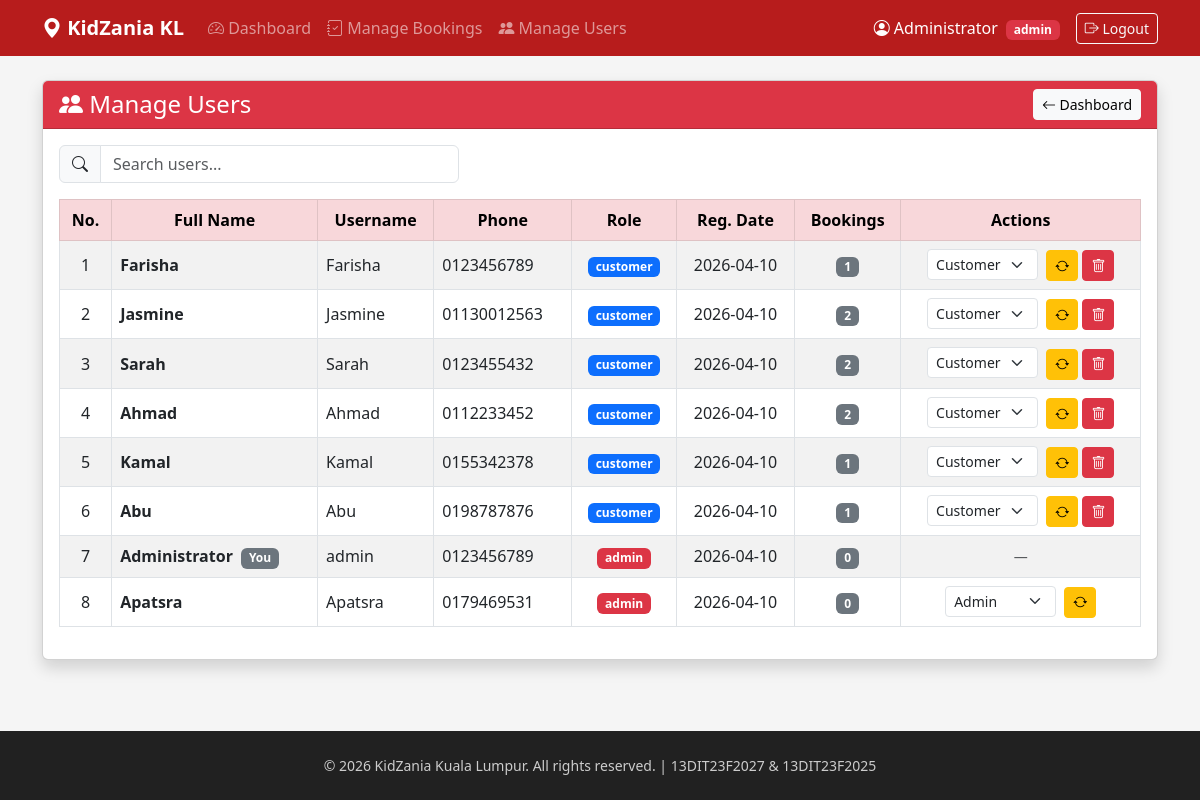
/admin_users.php (signed in), run on the app's committed database.
### tables this page shows
CREATE TABLE `users` (
  `id` int(11) NOT NULL,
  `fullname` varchar(100) NOT NULL,
  `username` varchar(50) NOT NULL,
  `password` varchar(255) NOT NULL,
  `phone` varchar(20) NOT NULL,
  `role` enum('customer','admin') DEFAULT 'customer',
  `regdate` date NOT NULL
);

### admin_users.php (the view, shortened to what this page needs)
<?php
require 'db_connect.php';
$result = $conn->query(
    "SELECT u.*,
            (SELECT COUNT(*) FROM bookings b WHERE b.user_id = u.id) AS total_bookings
     FROM users u
     ORDER BY u.role ASC, u.id ASC"
);
?>
<!DOCTYPE html>
<html lang="en">
<head>
    <link href="https://cdn.jsdelivr.net/npm/bootstrap@5.3.0/dist/css/bootstrap.min.css" rel="stylesheet">
    <link rel="stylesheet" href="https://cdn.jsdelivr.net/npm/bootstrap-icons@1.11.0/font/bootstrap-icons.css">
</head>
<body>
<?php include 'navbar.php'; ?>
<main class="container mt-4 mb-4">
<div class="card shadow">
    <div class="card-header bg-danger text-white d-flex justify-content-between align-items-center">
        <h4 class="mb-0">
            <i class="bi bi-people-fill"></i> Manage Users
        </h4>
        <a href="admin_dashboard.php" class="btn btn-light btn-sm">
            <i class="bi bi-arrow-left"></i> Dashboard
        </a>
    </div>
    <div class="card-body">
        <div class="mb-3">
            <div class="input-group" style="max-width: 400px">
                <span class="input-group-text"><i class="bi bi-search"></i></span>
                <input type="text" id="userSearch" class="form-control"
                       placeholder="Search users...">
            </div>
        </div>
        <div class="table-responsive">
        <table class="table table-striped table-bordered table-hover align-middle" id="usersTable">
            <thead class="table-danger text-center">
                <tr>
                    <th>No.</th>
                    <th>Full Name</th>
                    <th>Username</th>
                    <th>Phone</th>
                    <th>Role</th>
                    <th>Reg. Date</th>
                    <th>Bookings</th>
                    <th>Actions</th>
                </tr>
            </thead>
            <tbody id="usersBody">
            <?php
            $no = 1;
            while ($row = $result->fetch_assoc()):
            ?>
            <tr>
                <td class="text-center"><?= $no++ ?></td>
                <td>
                    <strong><?= htmlspecialchars($row['fullname']) ?></strong>
                    <?php if ($row['id'] == $_SESSION['user_id']): ?>
                    <span class="badge bg-secondary ms-1">You</span>
                    <?php endif; ?>
                </td>
                <td><?= htmlspecialchars($row['username']) ?></td>
                <td><?= htmlspecialchars($row['phone']) ?></td>
                <td class="text-center">
                    <span class="badge <?= $row['role'] == 'admin' ? 'bg-danger' : 'bg-primary' ?>">
                        <?= $row['role'] ?>
                    </span>
                </td>
                <td class="text-center"><?= $row['regdate'] ?></td>
                <td class="text-center">
                    <span class="badge bg-secondary"><?= $row['total_bookings'] ?></span>
                </td>
                <td class="text-center">
                    <?php if ($row['id'] != $_SESSION['user_id']): ?>
                    <form method="POST" action="" style="display:inline">
                        <select name="new_role" class="form-select form-select-sm d-inline-block w-auto me-1">
                            <option value="customer" <?= $row['role'] == 'customer' ? 'selected' : '' ?>>Customer</option>
                            <option value="admin"    <?= $row['role'] == 'admin'    ? 'selected' : '' ?>>Admin</option>
                        </select>
                        <button type="submit" name="update_role"
                                class="btn btn-warning btn-sm"
                                title="Update Role">
                            <i class="bi bi-arrow-repeat"></i>
                        </button>
                    </form>
                    <?php if ($row['role'] == 'customer'): ?>
                    <a href="admin_users.php?delete=<?= $row['id'] ?>"
                       class="btn btn-danger btn-sm"
                       onclick="return confirm('Delete user <?= htmlspecialchars($row['fullname']) ?>? All their bookings will also be deleted!')">
                        <i class="bi bi-trash"></i>
                    </a>
                    <?php endif; ?>
                    <?php else: ?>
                    <span class="text-muted small">—</span>
                    <?php endif; ?>
                </td>
            </tr>
            <?php endwhile; ?>
            </tbody>
        </table>
        </div>
    </div>
</div>
</main>
<?php include 'footer.php'; ?>
</body>
</html>

### admin_users.php (style rules this page uses)
body { background-color: #f5f5f5; display: flex; flex-direction: column; min-height: 100vh; }
main { flex: 1; }

### data on the page
users: fullname "Farisha", username "Farisha", phone "0123456789", role "customer", regdate "2026-04-10", total_bookings "1", new_role "Customer"
users: fullname "Jasmine", username "Jasmine", phone "01130012563", role "customer", regdate "2026-04-10", total_bookings "2", new_role "Customer"
users: fullname "Sarah", username "Sarah", phone "0123455432", role "customer", regdate "2026-04-10", total_bookings "2", new_role "Customer"
users: fullname "Ahmad", username "Ahmad", phone "0112233452", role "customer", regdate "2026-04-10", total_bookings "2", new_role "Customer"
users: fullname "Kamal", username "Kamal", phone "0155342378", role "customer", regdate "2026-04-10", total_bookings "1", new_role "Customer"
users: fullname "Abu", username "Abu", phone "0198787876", role "customer", regdate "2026-04-10", total_bookings "1", new_role "Customer"
users: fullname "Administrator", shows "You", username "admin", phone "0123456789", role "admin", regdate "2026-04-10", total_bookings "0"
users: fullname "Apatsra", username "Apatsra", phone "0179469531", role "admin", regdate "2026-04-10", total_bookings "0", new_role "Admin"

### other printed values
$_SESSION['fullname'] "Administrator"
$_SESSION['role'] "admin"
